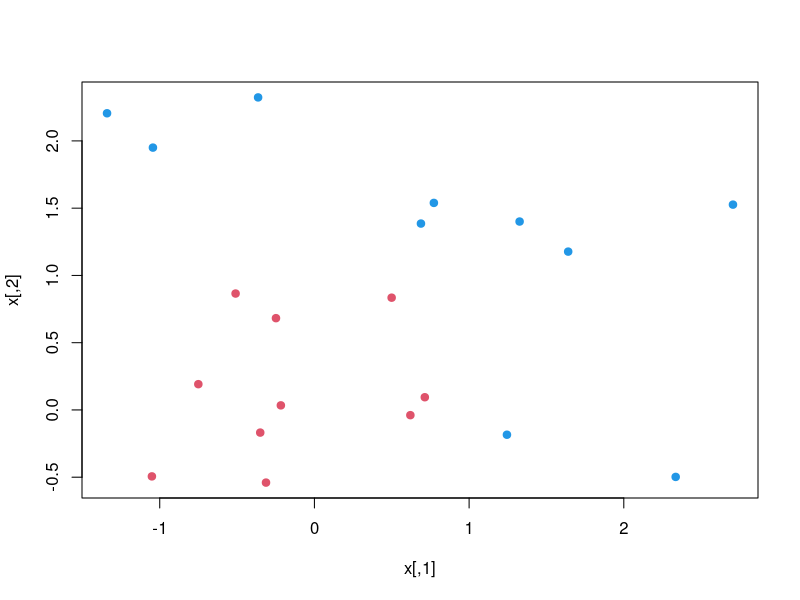

Reproduce this figure in R. (Note: this script raises an error after producing the figure.)
rm(list = ls())
set.seed(10111)
x = matrix(rnorm(40), 20, 2)
y = rep(c(-1, 1), c(10, 10))
x[y == 1,] = x[y == 1,] + 1
plot(x, col = y + 3, pch = 19)
dat = data.frame(x, y = as.factor(y))
svmfit = svm(y ~ ., data = dat, kernel = "linear", cost = 10, scale = FALSE)
print(svmfit)
plot(svmfit, dat)
x.svm <-x [svmfit$index,]
w <- crossprod(x.svm, svmfit$coefs)
w0 <- svmfit$rho
abline(w0/w[2], -w[1]/w[2]) 
abline((w0 - 1) / w[2], -w[1] / w[2], lty = 2)
abline((w0 + 1) / w[2], -w[1] / w[2], lty = 2)


SupportVectorMachine2VarLin <- function(Data,pred){
  library(MASS)
  library(e1071)
  colnames(Data)<-c("x1","x2","y")
  x<-cbind(Data$x1, Data$x2)
  y <- Data$y
  n0 <- sum(y=='1')
  n1 <- sum(y=='-1')
  colores <- c(rep("green",n0), rep("red",n1))
  pchn <- 21
  
  # Diagrama de dispersion
  # plot(x, pch = pchn, bg = colores)
  formula<-y~x1+x2
  
  svm.prog <- svm (formula, data=Data,type = 'C-classification',kernel = "linear", cost = 1000, scale = FALSE)
  show(summary(svm.prog))
  # Indices de los vectores soporte
  show(svm.prog$index)
  # Coeficientes por los que se multiplican las observaciones para obtener 
  # el vector perpendicular al hiperplano que resuelve el problema
  coefs<-svm.prog$coefs
  show(coefs)
  # Termino independiente 
  rho<-svm.prog$rho
  show(rho)
  #Con toda esta informacion es posible calcular el hiperplano
  x.svm <-x [svm.prog$index,]
  w <- crossprod(x.svm, svm.prog$coefs)
  w0 <- svm.prog$rho
  text<-sprintf("Hiperplanos:\n%.5fx+%.5fy+%.2f=0\n",w[1],w[2],-w0)
  cat(text)
  text<-sprintf("%.5fx+%.5fy+%.2f=-1\n",w[1],w[2],-w0)
  cat(text)
  text<-sprintf("%.5fx+%.5fy+%.2f=1\n",w[1],w[2],-w0)
  cat(text)
  text<-sprintf("Ancho de banda: %.5f\n",2/norm(w,type = '2'))
  cat(text)
  
  lim<-x+c(-2,2)
  
  plot(x, pch = pchn, bg = colores,xlim = c(min(lim[,1]), max(lim[,1])), ylim =c(min(lim[,2]), max(lim[,2])) )
  
  abline(w0/w[2], -w[1]/w[2]) 
  abline((w0 - 1) / w[2], -w[1] / w[2], lty = 2)
  abline((w0 + 1) / w[2], -w[1] / w[2], lty = 2)
  
  show(predict(svm.prog,pred)[1:ncol(pred)])
}
